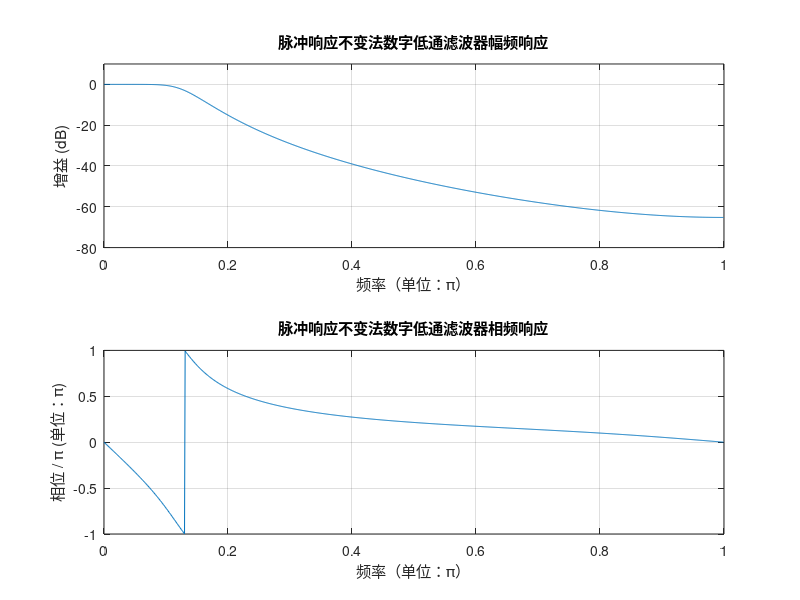

Reproduce this figure in MATLAB.
clear;clc;close all;
% 1. 参数设置
fp = 4e3;  % 通带频率
fs = 20e3; % 阻带频率
Ap = 0.5;  % 通带最大衰减
As = 45;   % 阻带最小衰减
Fs = 80e3; % 采样频率
T=1/Fs;

Wp = 2*pi*fp; % 通带频率转换为弧度频率
Ws = 2*pi*fs; % 阻带频率转换为弧度频率

% 计算模拟滤波器的阶数和截止频率
[N, Wc] = buttord(Wp, Ws, Ap, As, 's'); 

% 使用 butter 设计模拟低通滤波器
[b, a] = butter(N, Wc, 's');

% 使用脉冲响应不变法将模拟滤波器转换为数字滤波器
[bz, az] = impinvar(b, a, Fs);  % 通过脉冲响应不变法进行数字化转换

% 显示模拟和数字滤波器的系统函数系数

format long g; 
disp('模拟滤波器的系统函数系数：');
disp('b:'); disp(b);
disp('a:'); disp(a);

disp('脉冲响应不变法数字滤波器的系统函数系数：');
disp('bz:'); disp(bz);
disp('az:'); disp(az);

% 绘制图形
figure;

% 绘制数字低通滤波器的幅频与相频响应
% 数字频率响应
[H_digi, f_digi] = freqz(bz, az, 1024, Fs);  

% 数字滤波器幅频响应
subplot(2, 1, 1);
plot(f_digi / (Fs / 2), 20*log10(abs(H_digi))); 
axis([0, 1, -80, 10]); 
title('脉冲响应不变法数字低通滤波器幅频响应');
xlabel('频率（单位：\pi）');
ylabel('增益 (dB)');
axis([0, 1, -80, 10]);
grid on;

% 数字滤波器相频响应
subplot(2, 1, 2);
plot(f_digi / (Fs / 2), angle(H_digi) / pi);  % 将相位归一化为 π 的单位
title('脉冲响应不变法数字低通滤波器相频响应');
xlabel('频率（单位：\pi）');
ylabel('相位 / \pi (单位：\pi)');  % 设置纵坐标单位为 π
axis([0, 1, -1, 1]);  % 设置纵坐标范围为 -1 到 1
grid on;
